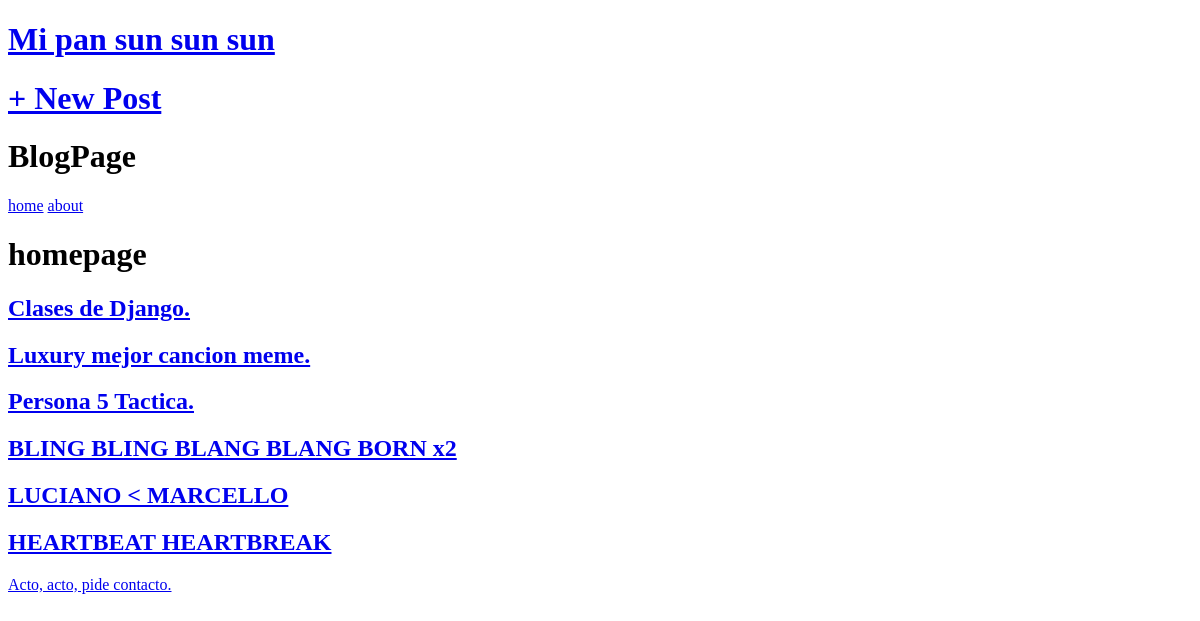
Before: / with the older database file.
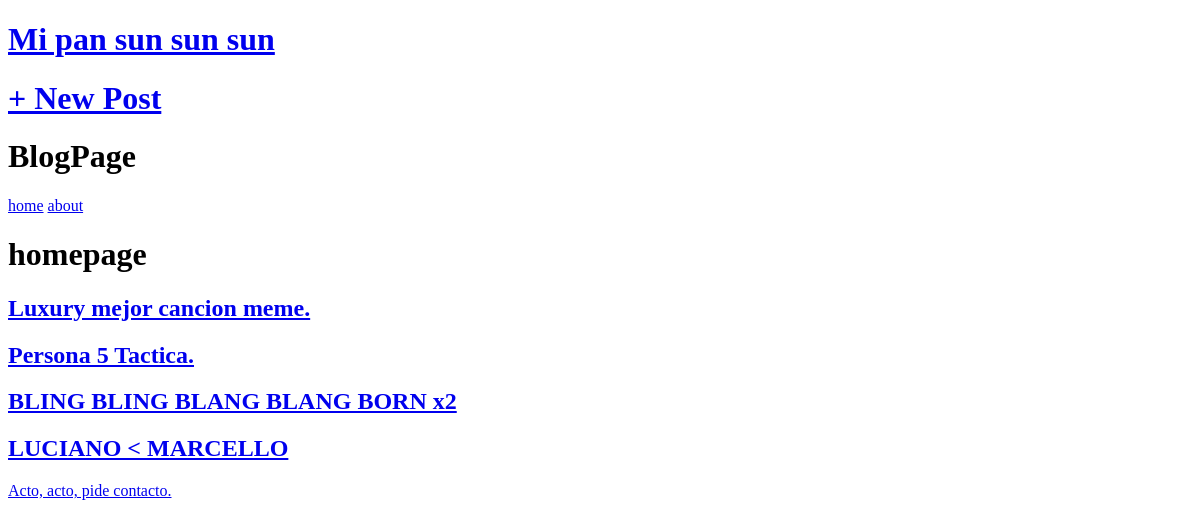
After: the same page with the newer database file.
### blog_app/models.py (models this page shows, shortened)
class Post(models.Model):
    title= models.CharField(max_length=200)
    author= models.ForeignKey(
        "auth.User",
        on_delete=models.CASCADE,
    )
    body = models.TextField()

### blog_app/views.py (the view)
# urls.py: path("", HomePageView.as_view(), name="home"),
class HomePageView(ListView):
    model=Post
    template_name= "home.html"

### templates/home.html
{% extends "base.html" %}
{% block content %}
<h1>homepage</h1>
{% for post in post_list %}
    <div class="post-entry">
        <h2><a href="{% url 'post_detail' post.pk %}">{{post.title}}</a></h2>
    </div>
{% endfor %}
{% endblock content %}

### templates/base.html (shortened to what this page needs)
{% load static %}
<!DOCTYPE html>
<html lang="en">
<head>
    <link rel="stylesheet" href="">
</head>
<body>
</html>
<header>
    <div class="nav-left">
        <h1><a href="{%url 'home' %}">Mi pan sun sun sun</a>
    </div>
    <div class="nav-right">
        <h1><a href="{%url 'post_new' %}">+ New Post</a>
    </div>
    <h1>BlogPage</h1>
    <a href="{%url 'home' %}">home</a>
    <a href="{%url 'about' %}">about</a>
</header>
{% block content %}
 {% endblock content %}
 <footer>
    <a href="mailto:pietroj0211@gmail.com">Acto, acto, pide contacto.</a>
 </footer>
 </body>
 </html>

Changed rows visible on the page:
removed Post: title "Clases de Django."
removed Post: title "HEARTBEAT HEARTBREAK"
